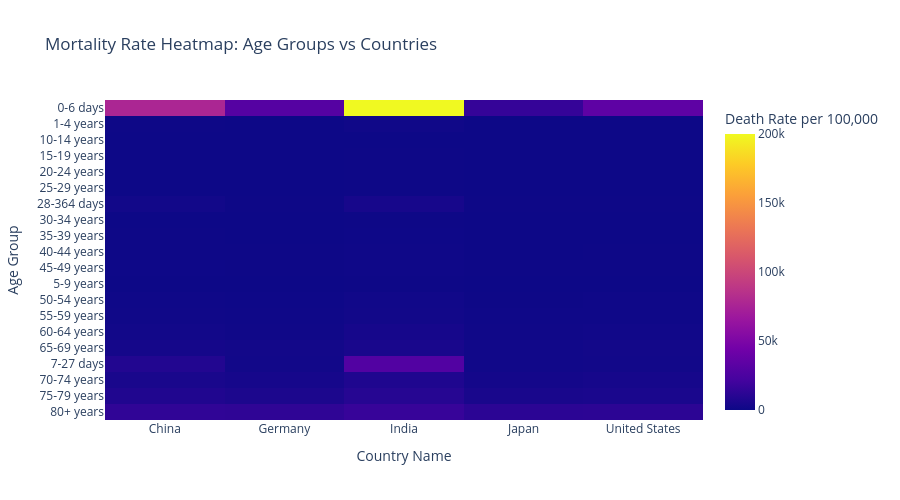

Notebook code cell kept with this figure:
### Code cell
# Mortality Heatmap
heatmap_data = df[
    (df['Country Name'].isin(countries)) &
    (df['Sex'] == 'Both') &
    (df['Age Group'] != 'All ages')
].pivot_table(
    values='Death Rate Per 100,000', 
    index='Age Group', 
    columns='Country Name', 
    aggfunc='mean'
)

fig = px.imshow(heatmap_data, 
                title='Mortality Rate Heatmap: Age Groups vs Countries',
                labels={'color': 'Death Rate per 100,000'},
                aspect='auto')
fig.update_layout(height=500)
fig.show()

### Figure 1 — Plotly figure (JSON) as saved in the notebook; plotly's stock layout.template omitted (floating-point values rounded to 4 significant figures)
{"data": [{"coloraxis": "coloraxis", "hovertemplate": "Country Name: %{x}<br>Age Group: %{y}<br>Death Rate per 100,000: %{z}<extra></extra>", "name": "0", "type": "heatmap", "x": ["China", "Germany", "India", "Japan", "United States"], "xaxis": "x", "y": ["0-6 days", "1-4 years", "10-14 years", "15-19 years", "20-24 years", "25-29 years", "28-364 days", "30-34 years", "35-39 years", "40-44 years", "45-49 years", "5-9 years", "50-54 years", "55-59 years", "60-64 years", "65-69 years", "7-27 days", "70-74 years", "75-79 years", "80+ years"], "yaxis": "y", "z": [[76880.0, 29990.0, 200000.0, 15730.0, 34530.0], [381.9, 48.48, 1005.0, 53.24, 52.54], [51.16, 21.88, 154.3, 16.96, 27.08], [96.08, 63.18, 241.7, 45.84, 84.64], [136.0, 80.72, 314.4, 61.04, 113.4], [153.4, 77.44, 334.3, 66.04, 115.4], [1806.0, 338.9, 3791.0, 239.5, 393.7], [185.4, 95.34, 393.7, 81.18, 134.4], [253.9, 140.9, 517.3, 116.4, 183.5], [357.2, 220.2, 665.3, 176.2, 270.9], [532.6, 352.7, 944.4, 273.9, 416.1], [65.8, 25.34, 252.1, 22.58, 25.54], [819.9, 553.0, 1428.0, 423.8, 635.9], [1235.0, 856.4, 2121.0, 659.8, 974.3], [1929.0, 1316.0, 3372.0, 1026.0, 1487.0], [2954.0, 2203.0, 4854.0, 1676.0, 2218.0], [8226.0, 2141.0, 28550.0, 1499.0, 2047.0], [4683.0, 3523.0, 7009.0, 2834.0, 3372.0], [7246.0, 5892.0, 9876.0, 4864.0, 5122.0], [13680.0, 13400.0, 16570.0, 11590.0, 12090.0]]}], "layout": {"coloraxis": {"colorbar": {"title": {"text": "Death Rate per 100,000"}}, "colorscale": [[0, "#0d0887"], [0.1111, "#46039f"], [0.2222, "#7201a8"], [0.3333, "#9c179e"], [0.4444, "#bd3786"], [0.5556, "#d8576b"], [0.6667, "#ed7953"], [0.7778, "#fb9f3a"], [0.8889, "#fdca26"], [1, "#f0f921"]]}, "height": 500, "title": {"text": "Mortality Rate Heatmap: Age Groups vs Countries"}, "xaxis": {"anchor": "y", "domain": [0, 1], "title": {"text": "Country Name"}}, "yaxis": {"anchor": "x", "autorange": "reversed", "domain": [0, 1], "title": {"text": "Age Group"}}}}
